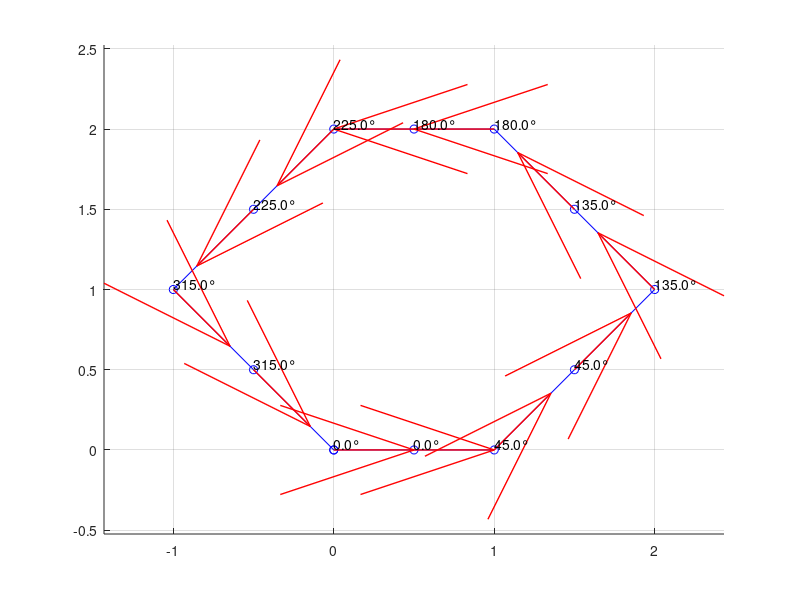

Write the MATLAB code that produced this figure.
clc
close all
clear all

% Example points (replace these with your actual points)
points = [

0,0;
0.5,0;
1,0;
1.5,0.5;
2,1;
1.5,1.5;
1,2;
0.5,2;
0,2;
-0.5,1.5;
-1,1;
-0.5,0.5;
0,0;

];

% Initialize theta array
theta = zeros(size(points, 1)-1, 1);
global_theta = zeros(size(points, 1)-1, 1);

% Calculate theta for each segment
for i = 1:length(points)-1
    dx = points(i+1, 1) - points(i, 1);
    dy = points(i+1, 2) - points(i, 2);
    theta(i) = atan2d(dy, dx); % atan2d returns the angle in degrees and handles all quadrants
end

% Calculate gloabl theta
global_theta(1) = theta(1);
for i = 2:length(theta)
    delta_theta = theta(i) - theta(i-1);
    if delta_theta > 180
        delta_theta = delta_theta - 360;
    elseif delta_theta < -180
        delta_theta = delta_theta + 360;
    end
    global_theta(i) = global_theta(i-1) + delta_theta;
end

% Plotting the points and directions
figure;
hold on;
grid on;
axis equal;

% Plot points
plot(points(:,1), points(:,2), 'bo-');

% Plot directions
for i = 1:length(points)-1
    quiver(points(i, 1), points(i, 2), cosd(theta(i)), sind(theta(i)), 0.5, 'r', 'LineWidth', 1, 'MaxHeadSize', 1);
    text(points(i, 1), points(i, 2), sprintf('%.1f°', global_theta(i)), 'VerticalAlignment', 'bottom', 'HorizontalAlignment', 'left');
end

Track_x = points(2:end,1);
Track_y = points(2:end,2);
Track_theta = deg2rad(global_theta);

save('track.mat','Track_x','Track_y','Track_theta');
